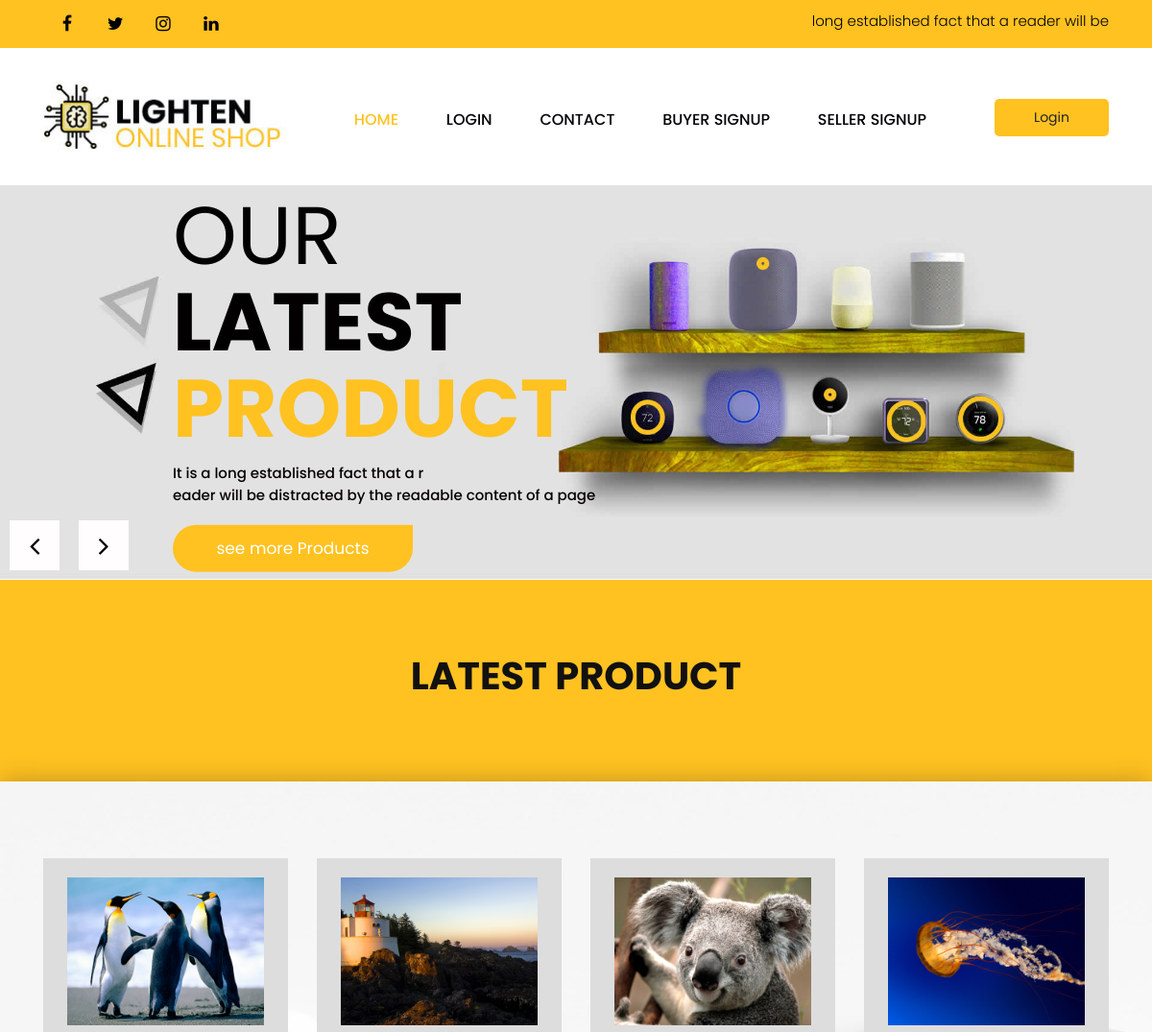
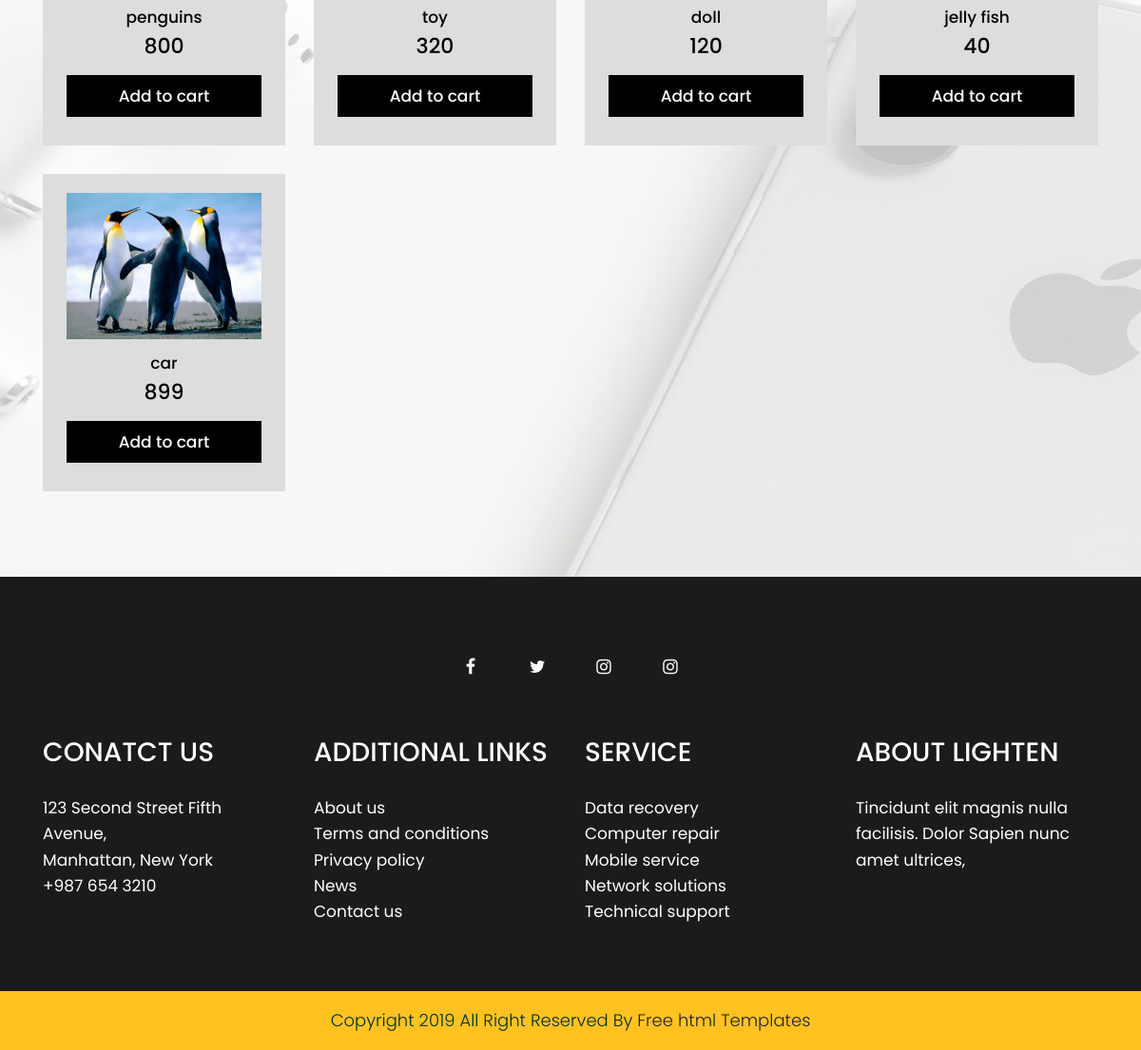
The page / on the database its author committed (2 pictures, top to bottom).
### seller/models.py (models this page shows)
class product_tb(models.Model):
    file=models.FileField(default='no pic')
    seller=models.ForeignKey(register_tb1,on_delete=models.CASCADE, default=9)
    product=models.CharField(max_length=20)
    details=models.CharField(max_length=50)
    catagory=models.ForeignKey(catagory_tb, on_delete=models.CASCADE)
    stock=models.CharField(max_length=20)
    price=models.IntegerField()

### Admin/views.py (the view)
# urls.py: url(r'^$',admin_view.index,name='index'),
def index(request):
    if 'buyer_id' in request.session:
        product=product_tb.objects.all().order_by('-id')[:10]
        return render(request, 'home.html',{"data":product})
    elif 'seller_id' in request.session:
        orders=order_tb.objects.filter(seller_id=request.session['seller_id'])
        return render(request, 'homeSeller.html',{'data':orders})
    elif 'admin_id' in request.session:
        return render(request, 'adminhome.html')
    else:
        product=product_tb.objects.all().order_by('-id')[:10]
        return render(request, 'index.html',{'data':product})

### templates/index.html (shortened to what this page needs)
{% extends 'base.html' %}
{% block content %}
<div class="brand_color">
        <div class="container">
            <div class="row">
                <div class="col-md-12">
                    <div class="titlepage">
                        <h2>Latest product</h2>
                    </div>
                </div>
            </div>
        </div>
	</div>
			<div class="product-bg">
         		<div class="product-bg-white">
			<div class="container">
			<div class="row">
			{% for i in data %}
					<div class="col-xl-3 col-lg-3 col-md-6 col-sm-12">
					<div class="product-box">
                     			<i><img src="/MEDIA/{{i.file}}"/></i>
                    		 	<h3>{{i.product}}</h3>
                     			<span>{{i.price}}</span>
					<h3><a class="send" href={% url 'login' %}>Add to cart</a></h3>
                 			</div>
               				</div>
			{% endfor %}
			</div>
			</div>
			</div>
			</div>
{% endblock %}

### static/template/css/style.css (style rules this page uses)
* { box-sizing: border-box !important; }
html { scroll-behavior: smooth; }
body { color: #666666; font-size: 14px; font-family: 'poppins', sans-serif; line-height: 1.80857; font-weight: normal; overflow-x: hidden; }
a { color: #1f1f1f; text-decoration: none !important; outline: none !important; -webkit-transition: all .3s ease-in-out; -moz-transition: all .3s ease-in-out; -ms-transition: all .3s ease-in-out; -o-transition: all .3s ease-in-out; transition: all .3s ease-in-out; }
h1, h2, h3, h4, h5, h6 { letter-spacing: 0; font-weight: normal; position: relative; padding: 0 0 10px 0; font-weight: normal; line-height: normal; color: #111111; margin: 0 }
h2 { font-size: 22px }
h3 { font-size: 18px }
*, *::after, *::before { -webkit-box-sizing: border-box; -moz-box-sizing: border-box; box-sizing: border-box; }
h1 a, h2 a, h3 a, h4 a, h5 a, h6 a { color: #212121; text-decoration: none!important; opacity: 1 }
a { color: #222222; text-decoration: none; outline: none !important; }
a, .btn { text-decoration: none !important; outline: none !important; -webkit-transition: all .3s ease-in-out; -moz-transition: all .3s ease-in-out; -ms-transition: all .3s ease-in-out; -o-transition: all .3s ease-in-out; transition: all .3s ease-in-out; }
img { max-width: 100%; height: auto; }
.product-bg { background: url(../images/bg.jpg); background-repeat: no-repeat; background-size: 100% 100%; }
.product-bg-white { background: #ffffffbd; box-shadow: #00000040 0px 0px 25px 0px; padding-top: 80px; padding-bottom: 60px; }
.product-bg .product-bg-white .product-box { background: #ddd; text-align: center; margin-bottom: 30px; padding: 20px 25px; }
.product-bg .product-bg-white .product-box i img { width: 100%; }
.product-bg .product-bg-white .product-box h3 { color: #020000; font-weight: 500; font-size: 17px; line-height: 20px; padding-top: 15px; }
.product-bg .product-bg-white .product-box span { color: #020000; font-weight: 500; font-size: 22px; line-height: 22px; }
.brand_color .titlepage h2 { font-weight: bold; font-size: 40px !important; text-transform: uppercase; }
.brand_color { background-color: #ffc221; }
.brand_color .titlepage { margin-top: 70px; padding-bottom: 70px; text-align: center; }
.send { font-family: poppins; max-width: 212px; margin: 0 auto; display: block; background: #000; color: #fff; padding: 12px 0px; width: 100%; font-size: 17px; }

### rows shown on the page
product_tb: file (picture), product "penguins", price "800"
product_tb: file (picture), product "toy", price "320"
product_tb: file (picture), product "doll", price "120"
product_tb: file (picture), product "jelly fish", price "40"
product_tb: file (picture), product "car", price "899"
